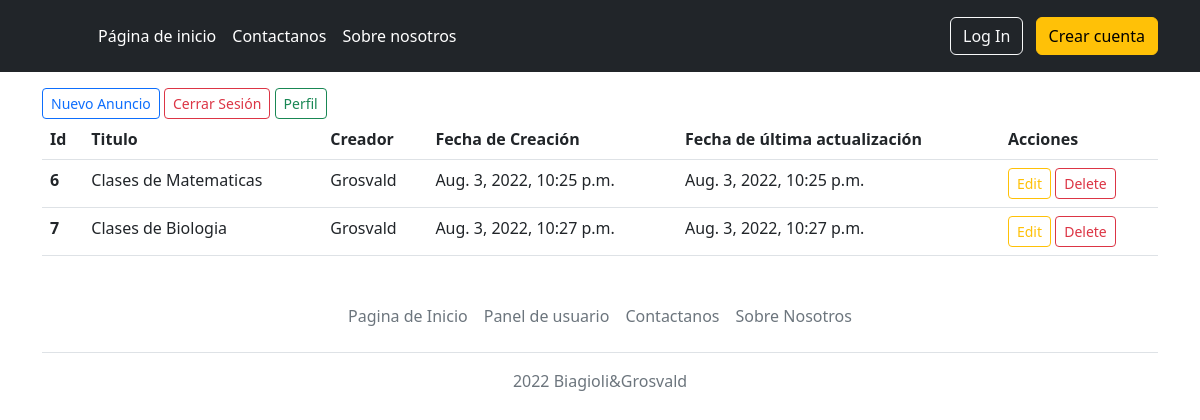
/usuario/1 (signed in), run on the app's committed database.
### App/models.py (models this page shows, shortened)
class Anuncio(models.Model):
    titulo = models.CharField(max_length=100)
    materia = models.CharField(max_length=180)
    autor = models.ForeignKey(User, on_delete=models.DO_NOTHING)
    imagen = models.ImageField(upload_to="App\static", null=True, blank=True)
    descripcion_clase = models.CharField(max_length=800)
    date_created = models.DateTimeField(default=timezone.now)
    date_updated = models.DateTimeField(default=timezone.now)

### App/views.py (the view)
# urls.py: path('usuario/<pk>', PanelUsuario.as_view(), name="perfil"),
class PanelUsuario(LoginRequiredMixin, BaseView, ListView,):
    queryset = Anuncio.objects.all()
    template_name = "App/panel_usuario_avisos.html"
    context_object_name = "anuncios"
    def get_queryset(self):
        return Anuncio.objects.filter(autor=self.request.user)

### App/views.py (called while the page is built)
    def get_context_data(self, **kwargs):
        context = super().get_context_data(**kwargs)
        context['titulo'] = Anuncio.objects.filter(titulo=True).order_by('date_created').first()
        return context

### App/templates/App/panel_usuario_avisos.html
{% extends "base.html" %}
{% block main %}
<main class="flex-shrink-0">
    <div class="container" style="margin-top: 1em;">
     <a type="button" href="{% url 'anuncio-create' %}" class="btn btn-sm btn-outline-primary">Nuevo Anuncio</a>
     <a type="button" href="{% url 'logout' %}" class="btn btn-sm btn-outline-danger">Cerrar Sesión</a>
     <a type="button" href="{% url 'usuario-update' user.id %}" class="btn btn-sm btn-outline-success">Perfil</a>
  <table class="table">
  <thead>
    <tr>
      <th scope="col">Id</th>
      <th scope="col">Titulo</th>
      <th scope="col">Creador</th>
      <th scope="col">Fecha de Creación</th>
      <th scope="col">Fecha de última actualización</th>
      <th scope="col">Acciones</th>
    </tr>
  </thead>
        <tbody>
          {%for anuncio in anuncios %}
            <tr>
            <th scope="row">{{anuncio.id}}</th>
            <td>{{anuncio.titulo}}</td>
            <td>{{anuncio.autor}}</td>
            <td>{{anuncio.date_created}}</td>
            <td>{{anuncio.date_updated}}</td>
            <td>
              <a type="button" href="{% url 'anuncio-update' anuncio.id %}" class="btn btn-sm btn-outline-warning">Edit</a>
              <a type="button" href="{% url 'anuncio-delete' anuncio.id %}" class="btn btn-sm btn-outline-danger">Delete</a>
            </td>
            </tr>
          {% endfor %}
        </tbody>
    </table>
    </div>
  </main>
{% endblock %}

### data on the page
Anuncio: id "6", titulo "Clases de Matematicas", autor "Grosvald", date_created "Aug. 3, 2022, 10:25 p.m.", date_updated "Aug. 3, 2022, 10:25 p.m."
Anuncio: id "7", titulo "Clases de Biologia", autor "Grosvald", date_created "Aug. 3, 2022, 10:27 p.m.", date_updated "Aug. 3, 2022, 10:27 p.m."
